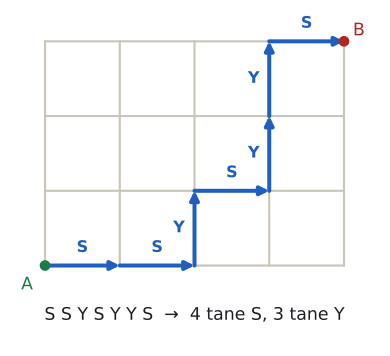

The script that drew this image:
import sys; sys.path.insert(0, "tools")
from cizim import *

# 4 x 3 ızgarada A'dan B'ye en kısa yollardan biri: S S Y S Y Y S (4 S, 3 Y).
fig, ax = sekil(5.4, 4.6)
ax.axis("off"); ax.set_aspect("equal")
M, N = 4, 3
for x in range(M + 1): ax.plot([x, x], [0, N], color=CIZGI, lw=1.6, zorder=1)
for y in range(N + 1): ax.plot([0, M], [y, y], color=CIZGI, lw=1.6, zorder=1)
yol = "SSYSYYS"
p = (0, 0)
for h in yol:
    q = (p[0] + 1, p[1]) if h == "S" else (p[0], p[1] + 1)
    ax.annotate("", xy=q, xytext=p, arrowprops=dict(arrowstyle="-|>", color=MAVI, lw=3, shrinkA=0, shrinkB=0), zorder=3)
    mx, my = (p[0] + q[0]) / 2, (p[1] + q[1]) / 2
    if h == "S": ax.text(mx, my + 0.13, "S", ha="center", va="bottom", fontsize=12, color=MAVI, fontweight="bold")
    else: ax.text(mx - 0.13, my, "Y", ha="right", va="center", fontsize=12, color=MAVI, fontweight="bold")
    p = q
nokta(ax, 0, 0, "A", dx=-0.32, dy=-0.32, renk=YESIL)
nokta(ax, M, N, "B", dx=0.12, dy=0.08, renk=KIRMIZI)
ax.text(M / 2, -0.55, "S S Y S Y Y S  →  4 tane S, 3 tane Y", ha="center", va="top", fontsize=13, color=YAZI)
ax.set_xlim(-0.5, M + 0.5); ax.set_ylim(-1.1, N + 0.45)
kaydet(fig, __file__)
